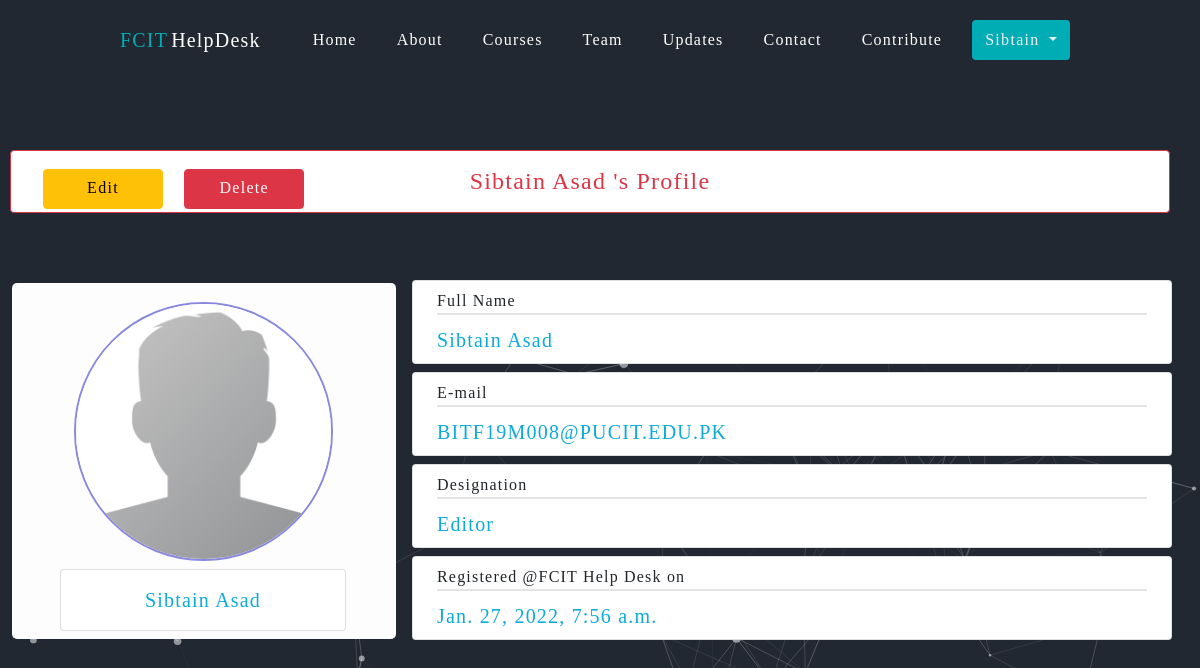
The page /userProfile/14/ (signed in) on the database its author committed.
### myDBMSapp/models.py (models this page shows, shortened)
class Register(models.Model):
    userMain = models.OneToOneField(User, null=True, on_delete=models.CASCADE)
    email = models.EmailField(('email address'), max_length=50, unique=True)
    first_name = models.CharField(('first name'), max_length=30, blank=True)
    last_name = models.CharField(('last name'), max_length=30, blank=True)
    password = models.CharField(('Password'), max_length=20, blank=True)
    profile_pic = models.ImageField( upload_to='users/', null=True, blank=True)
    DESIGNATION = (
        ('User', 'Just a User'),
        ('Contributor', 'Contributor'),
        ('Editor', 'Editor'),
    )
    designation = models.CharField(
        ('designation'), max_length=20, choices=DESIGNATION, default='User')
    date_registered = models.DateTimeField('Date Registered', null=True)

### myDBMSapp/views.py (the view)
# urls.py: path('userProfile/<str:pk>/', views.userProfile ,name="userProfile"),
def userProfile(request, pk):
    if request.user.is_anonymous:
        messages.success(request, "Log-in First to Continue :)")
        return redirect("/login")
    user=None
    if request.user.is_authenticated:
        user = Register.objects.get(id=pk)
    params = {"user":user,}
    return render(request, 'userProfile.html', params)

### templates/userProfile.html (shortened to what this page needs)
<!DOCTYPE html>
<html lang="en">
  <head>
    <link
      rel="stylesheet"
      type="text/css"
      href="/static/css/stylesheet.css"
      media="only screen and (min-width:901px)"
    />
    <link
      rel="stylesheet"
      href="https://pro.fontawesome.com/releases/v5.10.0/css/all.css"
    />
    <link
      rel="stylesheet"
      href="https://pro.fontawesome.com/releases/v5.10.0/css/all.css"
    />
    <link
      href="https://cdn.jsdelivr.net/npm/bootstrap@5.0.0-beta1/dist/css/bootstrap.min.css"
      rel="stylesheet"
    />
    <link
      rel="stylesheet"
      href="https://pro.fontawesome.com/releases/v5.10.0/css/all.css"
    />
  </head>
  <body>
    <div id="particles-js">
      <div class="mainCourse">
        <div class="navbarCourses-container">
          <div class="navbarCourses">
            <div class="logocoursescontainer">
              <a href="/home" class="logotext"
                ><span class="logospan">FCIT </span> HelpDesk</a
              >
            </div>
            <div class="navMenuCoursesMain">
              <ul class="navmenucourses">
                <li>
                  <a href="/home" target="_blank">home</a>
                </li>
                <li><a href="/about/{{user.id}}">About</a></li>
                <li><a href="/courses/{{user.id}}">courses</a></li>
                <li><a href="/team/{{user.id}}">Team</a></li>
                <li><a href="/socialmedia/{{user.id}}">Updates</a></li>
                <li><a href="/contact/{{user.id}}">contact</a></li>
                <li><a href="/contribute/{{user.id}}">contribute</a></li>
                <li>
                  <div class="dropdownCourse">
                    <button
                      class="dropdownMenuButton btn dropdown-toggle"
                      type="button"
                      id="dropdownMenuButton"
                      data-toggle="dropdown"
                      aria-haspopup="true"
                      aria-expanded="false"
                    >
                      {{user.first_name}}
                    </button>
                  </div>
                </li>
              </ul>
            </div>
          </div>
        </div>
<h4 style="margin:70px 30px auto 10px !important;" class="barUserProfile text-danger text-center card border border-danger py-3 mx-2 my-5 ">{{user.first_name}} {{user.last_name}} 's Profile</h4>
<div class="profileContainer" id="qqqq">
<div class="Profileleft">
  <div class="profilePicContainer">
    <div class="PicContainer">
    {% if user.profile_pic %}
      <img src="{{ user.profile_pic.url}}" alt="img">
    {% else %}
      <img src="/media/default-avatar.png"  alt="default_logo">
    {% endif %}
    </div>
  </div>
  <div class="NameProfileContainer">
    <div class="card my-2 text-center mx-5">
      <div class="card-body ipContainerB py-2">
        <p>{{user.first_name}} {{user.last_name}}</p>
      </div>
    </div>
  </div>
</div>
<div class="ProfilebtnContainer">
  <a type="button" href="/userProfileEdit/{{user.id}}" class="btn btn-warning m-2">Edit</a>
  <a type="button" href="/delete/{{user.id}}" class="btn btn-danger m-2">Delete</a>
</div>
<div class="ProfileRight">
  <div class="headerProfile">
    <div class="headProfileContainer">
    </div>
  </div>
  <div class="profileRightBody">
    <div class="card my-2 mx-3">
      <div class="card-body ipContainer py-2 px-4">
        <span>Full Name</span>
        <p>{{user.first_name}} {{user.last_name}}</p>
      </div>
    </div>
    <div class="card my-2 mx-3">
      <div class="card-body ipContainer py-2 px-4">
        <span>E-mail</span>
        <p>{{user.email}}</p>
      </div>
    </div>
    <div class="card my-2 mx-3">
      <div class="card-body ipContainer py-2 px-4">
        <span>Designation</span>
        <p>{{user.designation}}</p>
      </div>
    </div>
    <div class="card my-2 mx-3">
      <div class="card-body ipContainer py-2 px-4">
        <span>Registered @FCIT Help Desk on</span>
        <p>{{user.date_registered}}</p>
      </div>
    </div>
  </div>
</div>
      </div>
    </div>
  </body>
</html>

### static/css/stylesheet.css (style rules this page uses)
:root { --DarkBlue: #ffbb00; --dark1: #222831; --dark2: #393e46; --primary: #00adb5; --body: #eeeeee; --Lato: "Lato", sans-serif; --fontBodyVaro: "Arvo", serif; --condensed: "Open Sans Condensed", sans-serif; --sourceCode: "Source Code Pro", monospace; --ubuntu: "Ubuntu", sans-serif; --ubuntuCondensed: "Ubuntu Condensed", sans-serif; --Ralweway: "Raleway", sans-serif; --marquee-width: 80vw; --marquee-height: 30vh; --marquee-elements: 5; --marquee-elements-displayed: 5; --marquee-element-width: calc( var(--marquee-width) / var(--marquee-elements-displayed) ); --marquee-animation-duration: calc(var(--marquee-elements) * 6s); }
body, html { padding: 0; margin: 0; box-sizing: border-box; font-family: "Raleway", monospace; letter-spacing: 1.2px; }
#particles-js { position: relative; background-color: var(--dark1); background-repeat: no-repeat; background-size: cover; display: flex; align-items: center; justify-content: center; max-width: 100vw; min-height: 150vh; }
.navbarCourses-container { display: flex; justify-content: center; }
.navbarCourses { width: 80%; display: flex; height: 10vh; z-index: 1; justify-content: center; align-items: center; }
.logocoursescontainer { display: flex; width: 30%; height: 100%; padding: 0; margin: 0; justify-content: flex-start; align-items: center; }
.logotext { display: flex; font-size: 20px; font-weight: 500; color: white; text-decoration: none; }
.logospan { color: var(--primary); padding-right: 3px; }
.navMenuCoursesMain { display: flex; height: 100%; width: 70%; }
.navmenucourses { display: flex; width: 100%; justify-content: flex-end; align-items: center; height: 100%; }
.navmenucourses li { display: flex; list-style-type: none; padding: 0 10px; }
.navmenucourses li a { text-transform: capitalize; display: flex; color: white; text-decoration: none; padding: 5px 10px; transition: all 0.3s; }
.dropdownMenuButton { padding: 5px 20px; background-color: var(--primary) !important; width: fit-content !important; border: none; color: var(--body) !important; border-radius: 5px; }
.btn { text-align: center; height: 40px; width: 120px; letter-spacing: 1.3px; border: none; border-radius: 3px; padding: 5px 10px; font-size: 20px; text-transform: capitalize; font-weight: lighter; background-color: var(--primary); color: var(--body); cursor: pointer; transition: all 0.5s; }
.mainCourse { position: absolute; width: 100%; flex-direction: column; }
* { box-sizing: border-box; margin: 0; top: 0; }
.btn { width: 120px; height: 40px; }
* { font-family: var(--fontBodyVaro); }
.profileContainer { position: absolute; margin-top: 22vh; width: 100%; }
.Profileleft { border-right: 2px solid white; position: absolute; top: 13.4vh; background: #fdfdfd; border-radius: 5px; width: 32%; left: 1%; }
.profilePicContainer { position: relative; }
.PicContainer { margin-top: 5%; display: flex; text-align: center; }
.PicContainer img { border: 2px solid rgba(27, 27, 194, 0.514); border-radius: 50%; width: 259px; height: 259px; background-position: center; margin: auto; }
.ProfileRight { position: absolute; width: 66%; left: 33%; display: flex; }
.ProfileRight { position: absolute; width: 66%; left: 33%; display: flex; height: 560px; }
.headerProfile { width: 100%; height: 10vh; }
.headProfileContainer { display: inline-block; padding: 10px; height: 10vh; margin: 2px; width: 67%; position: absolute; border-radius: 5px; text-align: center; }
.ProfilebtnContainer { position: absolute; margin: -15px 0 0 35px; }
.profileRightBody { position: absolute; top: 12vh; width: 100%; }
.ipContainer span { display: inline-block; font-size: 16px; width: 100%; border-bottom: 2px solid rgba(128, 128, 128, 0.216); }
.ipContainer p { display: inline-block; font-size: 20px; width: 60%; color: #0babdb; margin: 10px auto 0px auto; }
.ipContainerB p { font-size: 20px; color: #0babdb; margin: 7px auto 7px auto; }

### rows shown on the page
Register: first_name "Sibtain", last_name "Asad", email "BITF19M008@PUCIT.EDU.PK", designation "Editor", date_registered "Jan. 27, 2022, 7:56 a.m."
